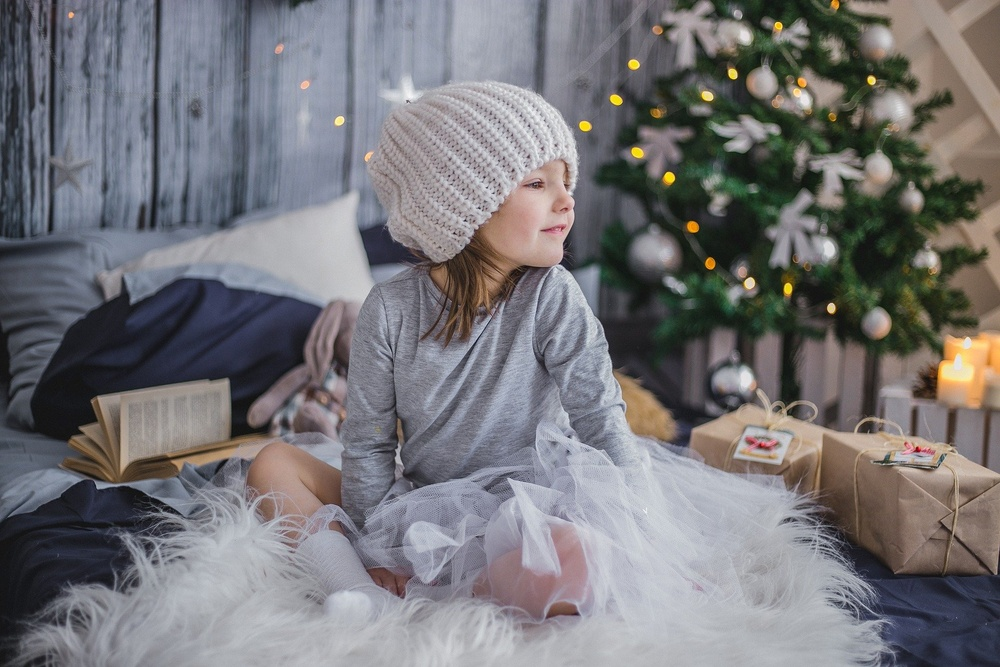
#> input picture img/girl.jpg, 1000 x 667 px, shrunk from 1920 x 1280 before the run
$ jupyter execute threshold.ipynb
#> lines starting #> are read from the running program, lines starting #| are printed output that depends on the picture; after the words box and inside, x2 and y2 are one past the last pixel; in counts of white or black regions, pixels touching at a corner belong together
# cv2.threshold(ssrc, thresh, maxval, type)
### 概要
白黒はっきりつけてやる!!

入力画像を二値化する関数。

### 要点
・画像を**二値化**する関数(二値化とは ある画素の画素値がしきい値より大きければ1を割り当て，そうでなければ0(黒)を割り当てる)

・読み込む画像は**グレースケール画像**でなければならない

・二値化の方法の一種であるcv2.THRESH_OTSU、cv2.THRESH_TRIANGLEは
cv2.THRESH_BINARY + cv2.THRESH_OTSUのように静的二値化と足し合わせて使う

・opencvでは二値化の処理の方法(type)に下記の方法(フラグ)を用意している

#### 二値化の方法フラグ一覧
##### 静的二値化(しきい値を人が決定する)
**cv2.THRESH_BINARY** →閾値より大きい値はmaxvalで指定し値へ　それ以外は0

**cv2.THRESH_BINARY_INV**→しきい値より大きい値は0　それ以外はmaxvalで指定した値へ

**cv2.THRESH_TRUNC**→しきい値より大きい値はしきい値へ　それ以外はそのままの値を

**cv2.THRESH_TOZERO**→しきい値より大きい値はそのままの値を　それ以外は0へ

**cv2.THRESH_TOZERO_INV**→しきい値より大きい値は0へ　それ以外はそのままの値を

##### 動的二値化(しきい値が自動で決定される)
**cv2.THRESH_OTSU**→大津のしきい値を使って二値化。大津のしきい値とは一言で言うと、しきい値で左右にヒストグラムを分けたときに、その左右の平均ができるだけ離れて、かつ、分散が小さくしきい値を決める。判別分析法とも言われる

cv2.THRESH_TRIANGLE→トライアングル法。未調査(参考論文　 G.W. Zack, W.E. Rogers, and S.A. Latt. Automatic measurement of sister chromatid exchange frequency. Journal of Histochemistry & Cytochemistry, 25(7):741, 1977. 1, 2.11)

公式ドキュメントに図で詳細が書いているので参照してください
https://docs.opencv.org/master/d7/d1b/group__imgproc__misc.html#gae8a4a146d1

### 引数(公式リファレンスから引用)
**src**	        入力画像

**thresh**  閾値

**maxval** 閾値を超えた場合に変更する値

**type**    二値化の方法

### 戻り値
**retval**    指定した閾値が帰ってくる

**dst**	       入力画像と同じサイズとタイプの二値化された画像

### 参考URL
https://docs.opencv.org/master/d7/d1b/group__imgproc__misc.html#gae8a4a146d1ca78c626a53577199e9c57
https://note.nkmk.me/python-numpy-opencv-image-binarization/
https://pystyle.info/opencv-image-binarization/

[cell 1]
import cv2
import matplotlib.pyplot as plt
from ipywidgets import interact

[cell 2]
img  = cv2.imread("../img/girl.jpg",0) #画像を読み込むときにグレースケールで読み込む
#> img: shape (667, 1000); min 10, max 249, mean 117.1
#> the sliders are set to threshold = 128
plt.rcParams['figure.figsize'] = (25 ,25)  #pltのサイズを変更
plt.subplots_adjust(wspace=0.4, hspace=0.6)

vals = (val_start,val_end,val_step) = 1,255,1
default = 127


@interact(threshold = vals)
def main(threshold = default):
    # 二値化(閾値超えた画素を255にする。)

#> called with threshold = 128
    ret, output_img1 = cv2.threshold(img, threshold, 255, cv2.THRESH_BINARY)
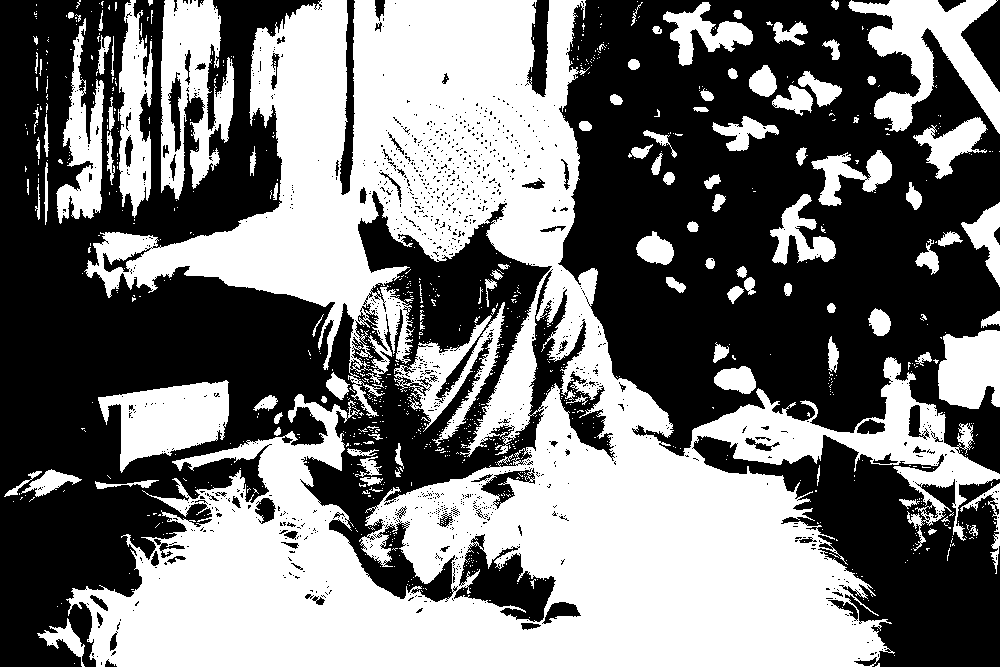
#> output_img1: shape (667, 1000); 47% white; 937 white regions (826 under 20 px), largest, box (x1, y1, x2, y2) and area: (66, 0, 1000, 667) 243572, (848, 0, 1000, 134) 8654, (161, 0, 234, 200) 8531
#> ret = 128
    ret, output_img2 = cv2.threshold(img, threshold, 255, cv2.THRESH_BINARY_INV)
    ret, output_img3 = cv2.threshold(img, threshold, 255, cv2.THRESH_TRUNC)
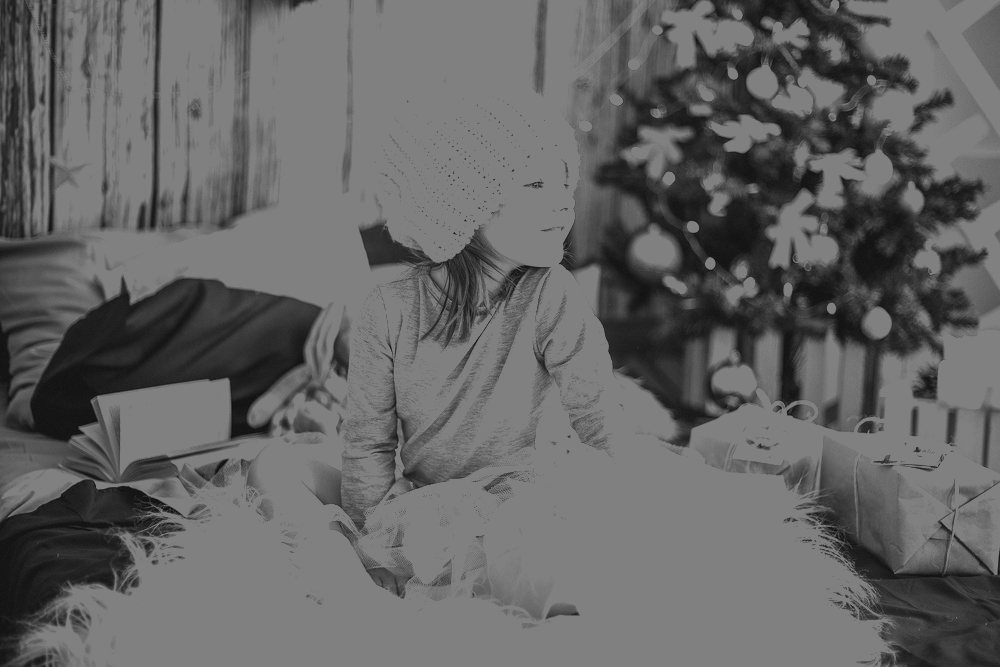
#> output_img3: shape (667, 1000); min 10, max 128, mean 100.7
    ret, output_img4 = cv2.threshold(img, threshold, 255, cv2.THRESH_TOZERO)
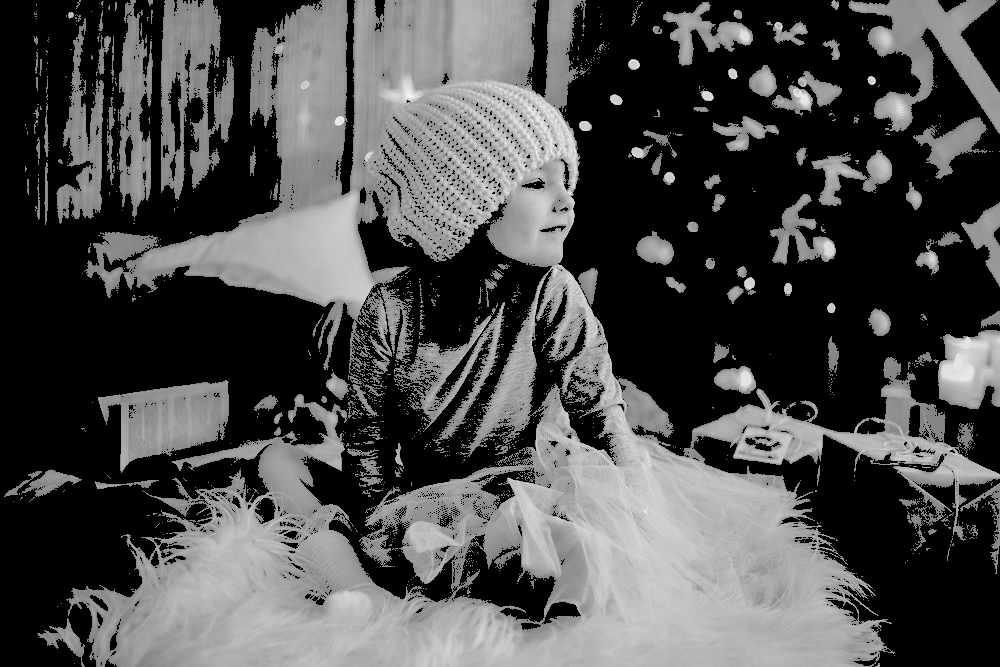
#> output_img4: shape (667, 1000); min 0, max 249, mean 76.5
    ret, output_img5 = cv2.threshold(img, threshold, 255, cv2.THRESH_TOZERO_INV)
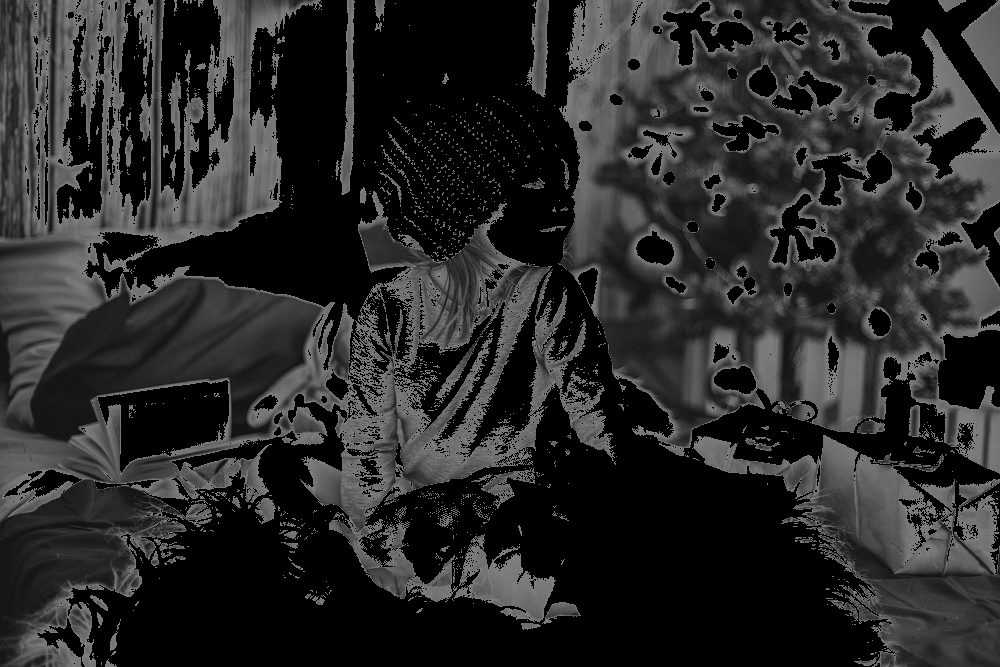
#> output_img5: shape (667, 1000); min 0, max 128, mean 40.6
    ret_otsu, output_img6 = cv2.threshold(img, threshold, 255, cv2.THRESH_BINARY +cv2.THRESH_OTSU)
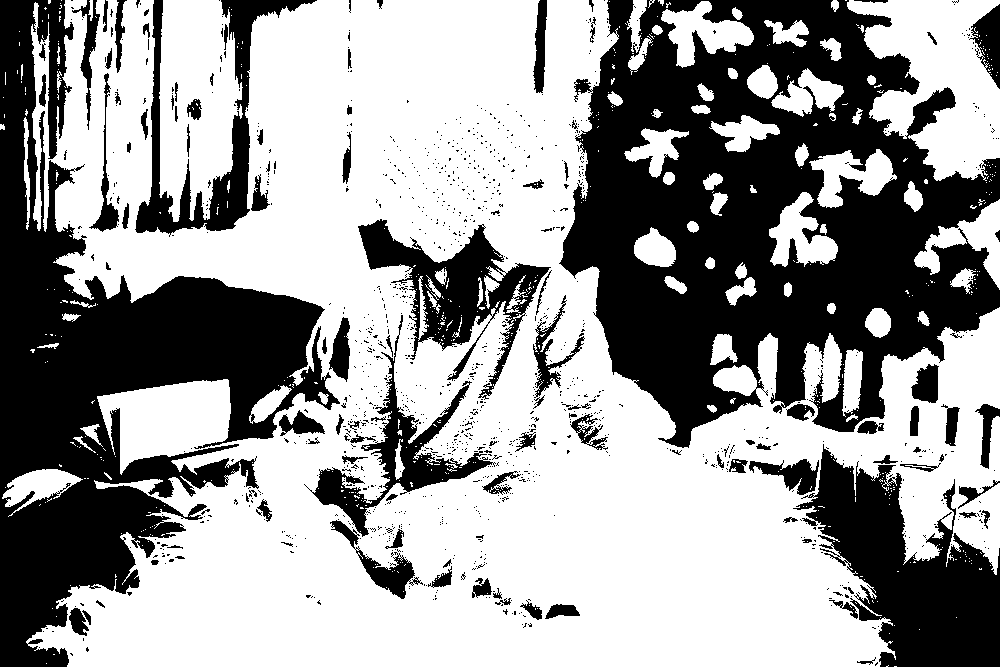
#> output_img6: shape (667, 1000); 60.4% white; 1213 black regions (1102 under 20 px), largest, box (x1, y1, x2, y2) and area: (559, 0, 1000, 448) 112021, (0, 0, 340, 667) 81044, (793, 444, 1000, 667) 22551
#> ret_otsu = 107
    ret_triangle, output_img7 = cv2.threshold(img, threshold, 255, cv2.THRESH_BINARY +cv2.THRESH_TRIANGLE)
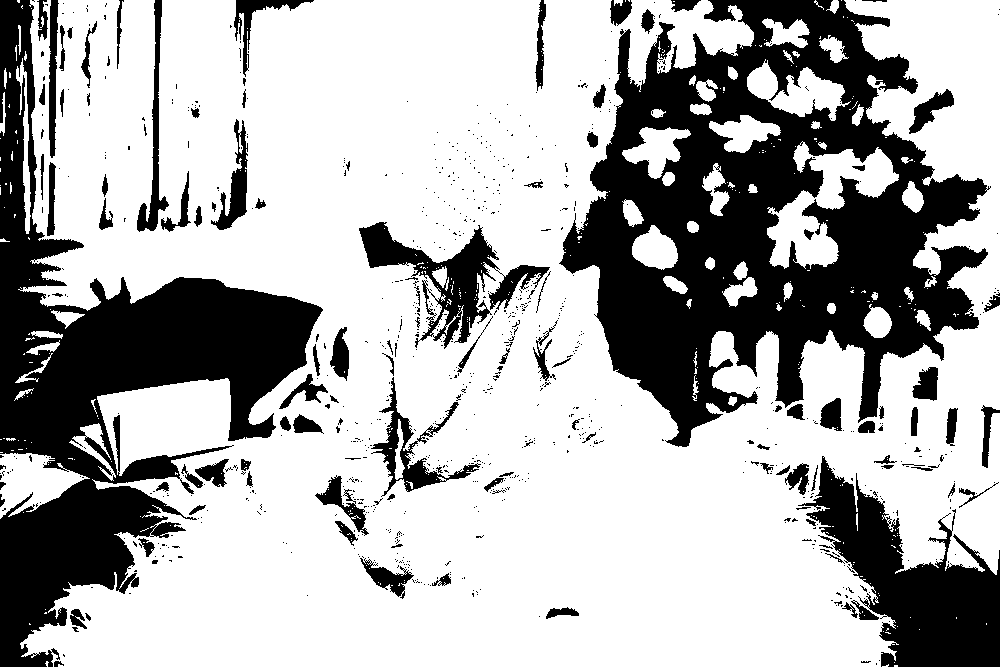
#> output_img7: shape (667, 1000); 68.6% white; 868 black regions (759 under 20 px), largest, box (x1, y1, x2, y2) and area: (559, 0, 991, 447) 92778, (0, 0, 323, 667) 65667, (798, 456, 1000, 667) 18240
#> ret_triangle = 90

    print("大津のしきい値",ret_otsu)
#| 大津のしきい値 107.0
    print("トライアングル法の導き出したしきい値",ret_triangle)
#| トライアングル法の導き出したしきい値 90.0

    #元画像
    plt.subplot(5,2,1)
    plt.title("origin")
    plt.imshow(cv2.cvtColor(img, cv2.COLOR_BGR2RGB))
    #出力画像
    plt.subplot(5,2,2)
    plt.title("THRESH_BINARY")
    plt.imshow(cv2.cvtColor(output_img1, cv2.COLOR_BGR2RGB))

    plt.subplot(5,2,3)
    plt.title("THRESH_BINARY_INV")
    plt.imshow(cv2.cvtColor(output_img2, cv2.COLOR_BGR2RGB))

    plt.subplot(5,2,4)
    plt.title("THRESH_TRUNC")
    plt.imshow(cv2.cvtColor(output_img3,  cv2.COLOR_BGR2RGB))

    plt.subplot(5,2,5)
    plt.title("THRESH_TOZERO")
    plt.imshow(cv2.cvtColor(output_img4, cv2.COLOR_BGR2RGB))

    plt.subplot(5,2,6)
    plt.title(" THRESH_TOZERO_INV")
    plt.imshow(cv2.cvtColor(output_img5, cv2.COLOR_BGR2RGB))

    plt.subplot(5,2,7)
    plt.title("THRESH_OTSU")
    plt.imshow(cv2.cvtColor(output_img6,  cv2.COLOR_BGR2RGB))

    plt.subplot(5,2,8)
    plt.title("THRESH_TRIANGLE")
    plt.imshow(cv2.cvtColor(output_img7, cv2.COLOR_BGR2RGB))


    plt.show()
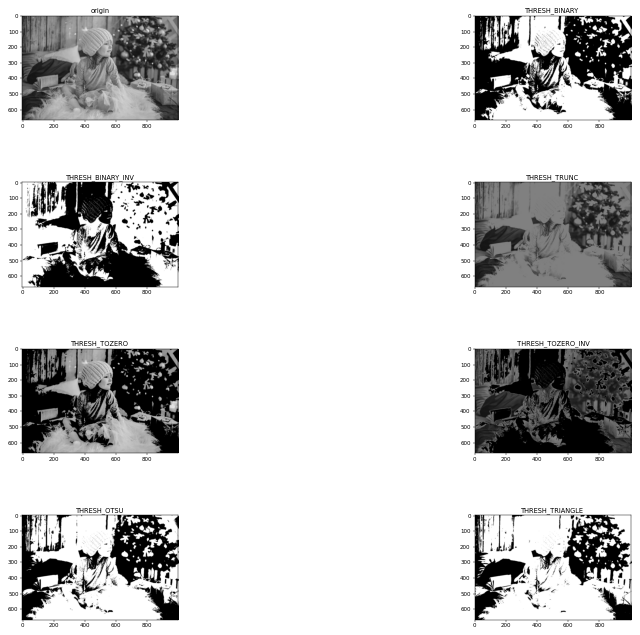
#> figure drawn by matplotlib, 8 panels

$ run again, with img/tower.jpg copied over img/girl.jpg
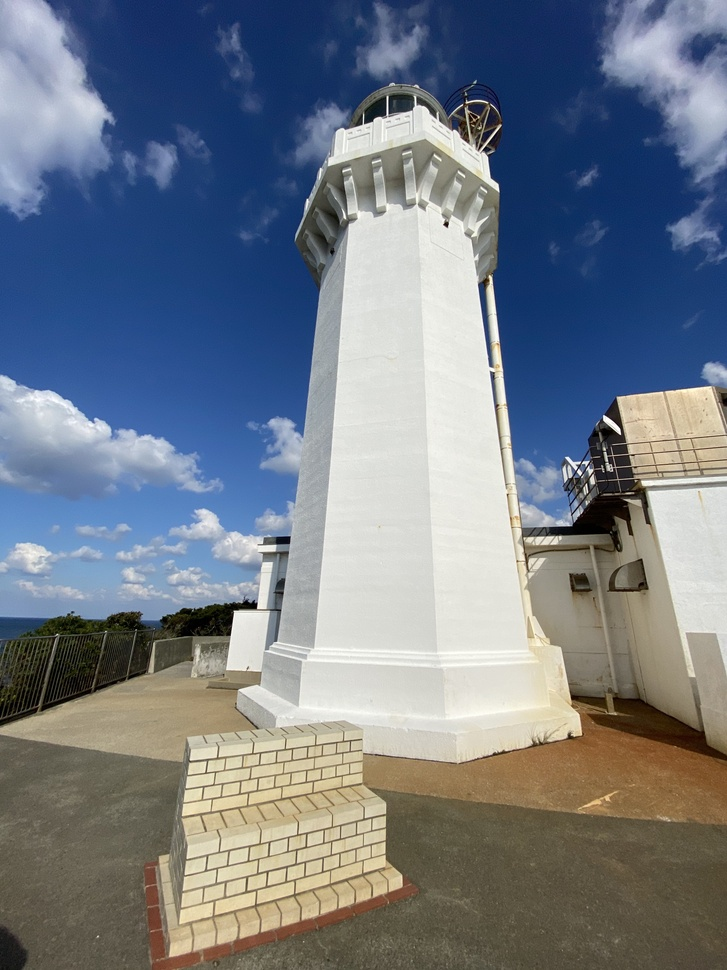
#> input picture img/tower.jpg, 727 x 970 px, shrunk from 3024 x 4032 before the run
#> in main, `ret, output_img1 = cv2.threshold(img, threshold, 255, cv2.THRESH_BINARY)`:
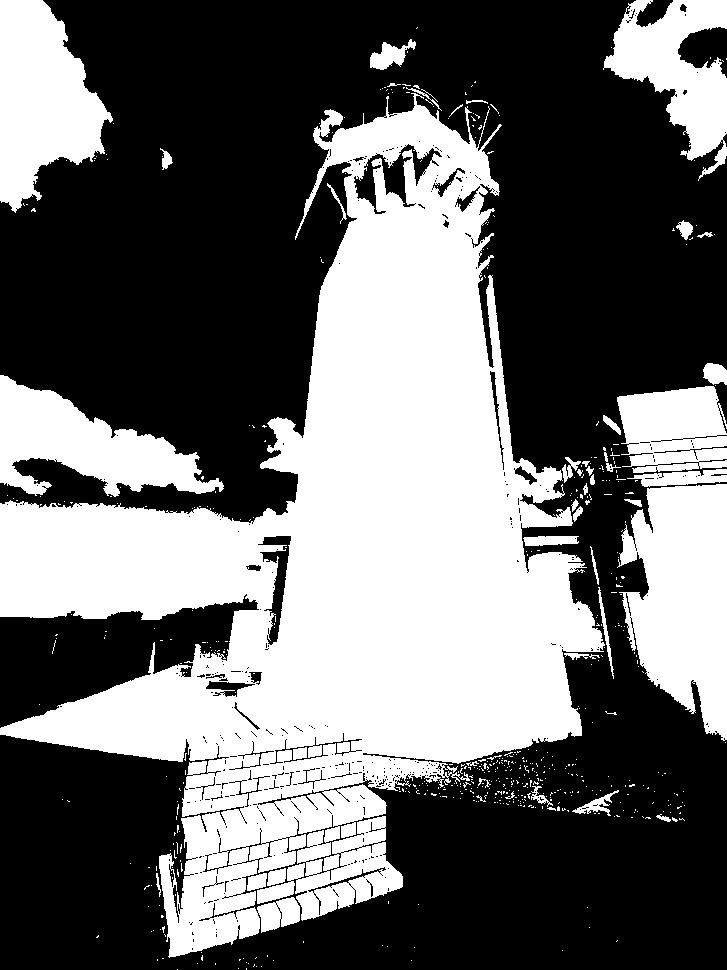
#> output_img1: shape (970, 727); 41.9% white; 572 white regions (527 under 20 px), largest, box (x1, y1, x2, y2) and area: (0, 93, 605, 958) 221767, (617, 484, 727, 741) 19818, (0, 0, 113, 213) 15034
#> ret = 128
#> output_img6: shape (970, 727); 39.8% white; 503 white regions (437 under 20 px), largest, box (x1, y1, x2, y2) and area: (0, 93, 599, 817) 187681, (627, 484, 727, 739) 18475, (159, 784, 386, 957) 15830
#> ret_otsu = 134
#> in main, `ret_triangle, output_img7 = cv2.threshold(img, threshold, 255, cv2.THR..`:
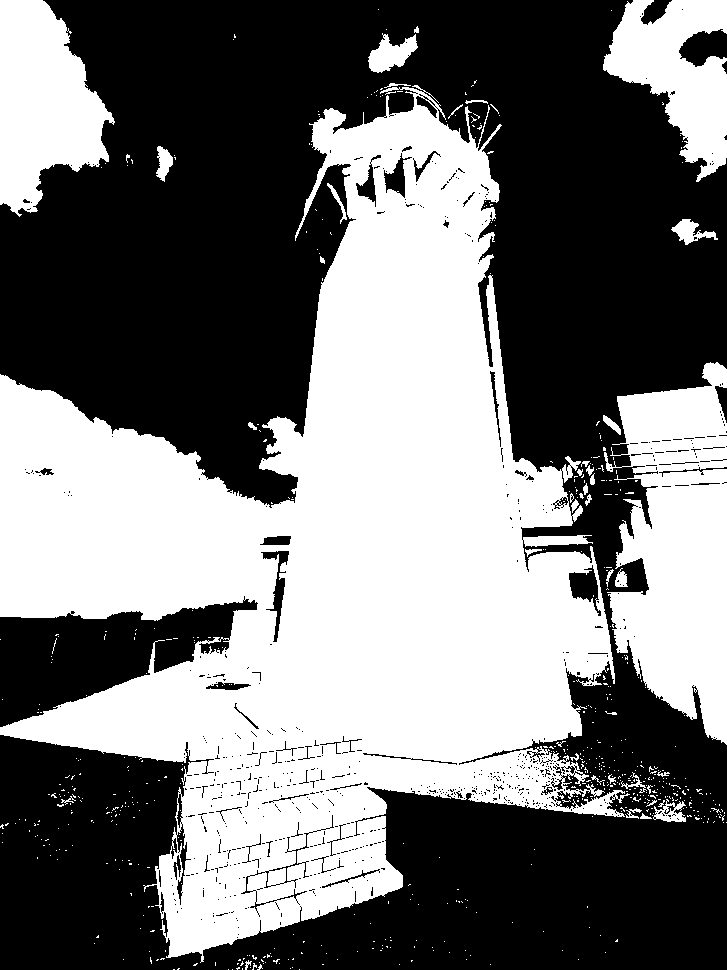
#> output_img7: shape (970, 727); 46.1% white; 619 white regions (580 under 20 px), largest, box (x1, y1, x2, y2) and area: (0, 85, 630, 963) 259862, (604, 362, 727, 745) 31380, (0, 0, 115, 217) 16019
#> ret_triangle = 115
#| 大津のしきい値 134.0
#| トライアングル法の導き出したしきい値 115.0
